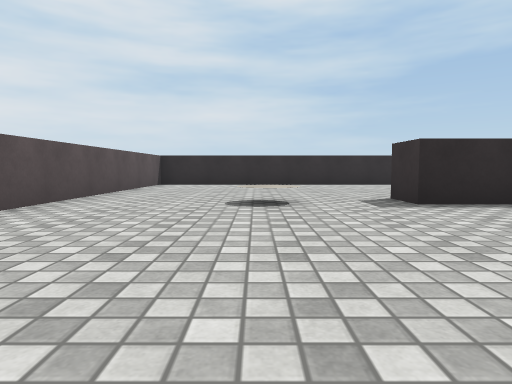
[1] (above)

19 first-person views from a walk through a 3-D level made in the Unity game engine. The camera is 0.53 m above the floor, tilts 4° down and sees 75° across. The floor is counted in squares, 1 m on a side. Each view is taken from the middle of a square. On the plan, view 1 faces up. The plan holds only what a view shows up to about 9 squares ahead; the rest is blank. The place goes on beyond the plan. The player character is not drawn. Surface patterns are stand-ins for the level's own textures.

[2]
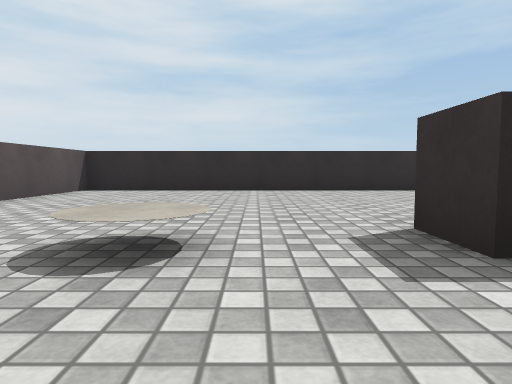

[3]
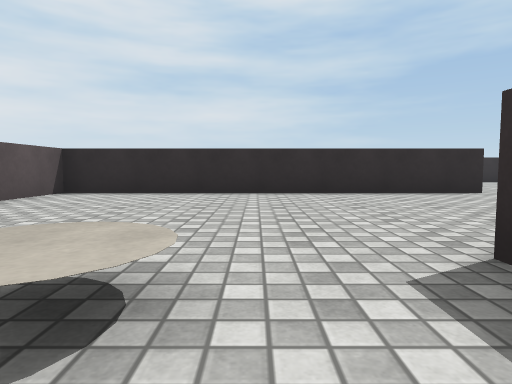

[4]
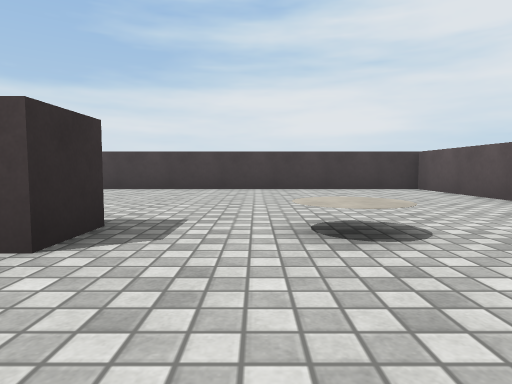

[5]
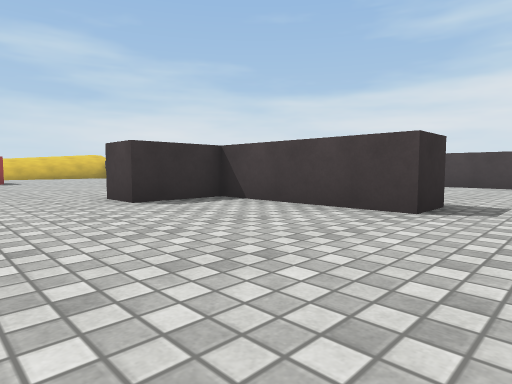

[6]
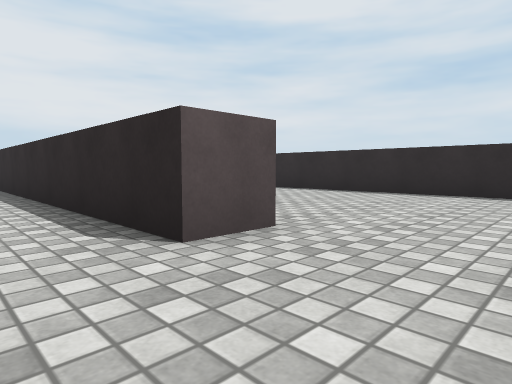

[7]
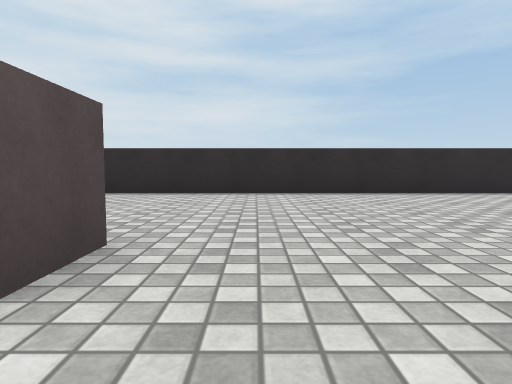

[8]
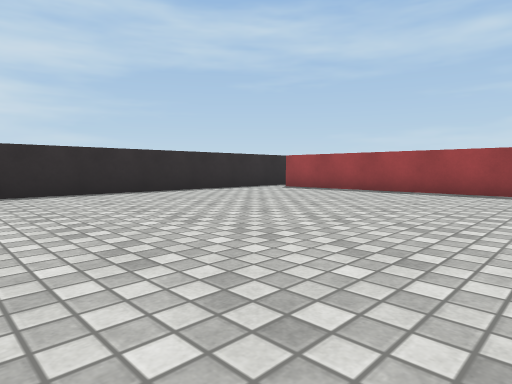

[9]
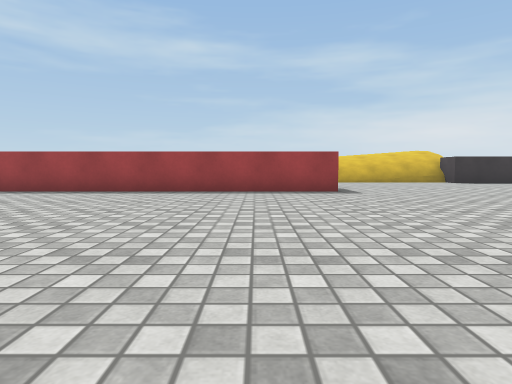

[10]
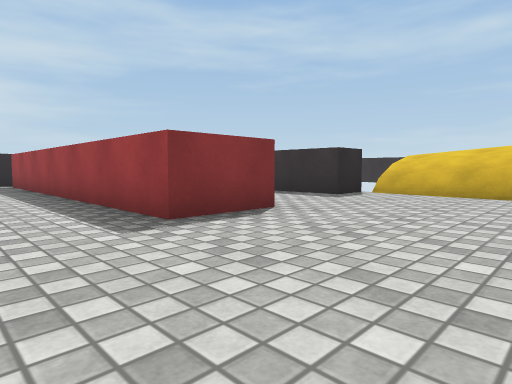

[11]
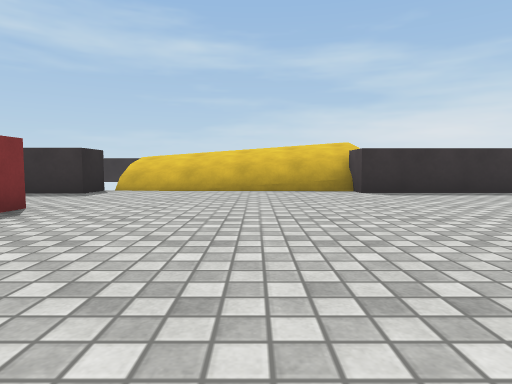

[12]
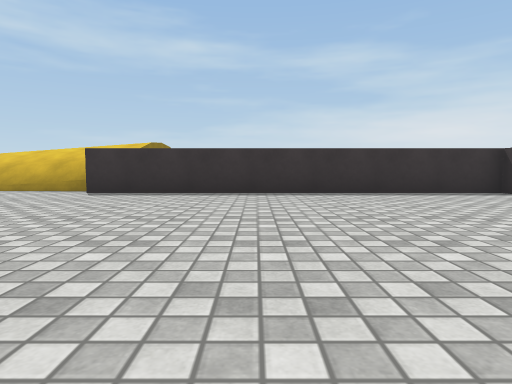

[13]
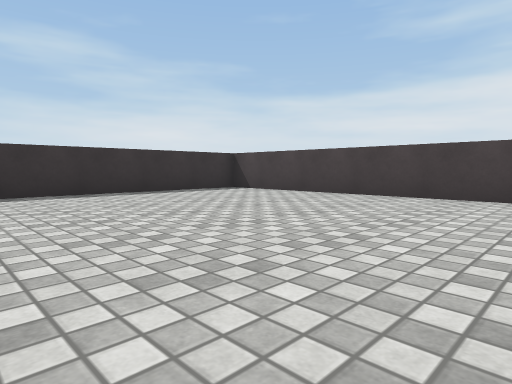

[14]
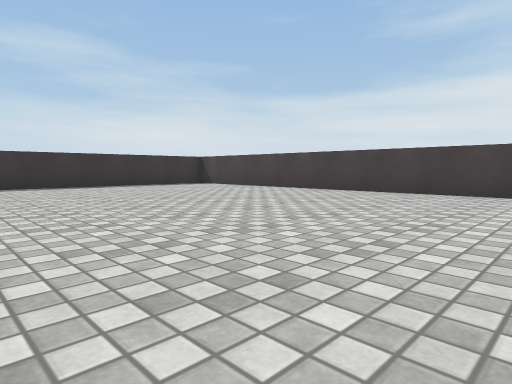

[15]
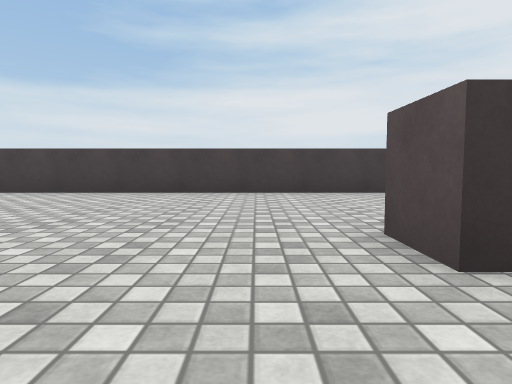

[16]
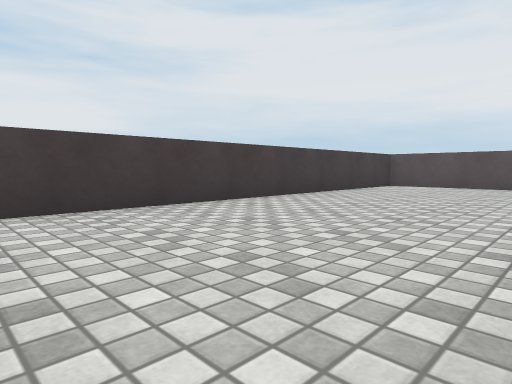

[17]
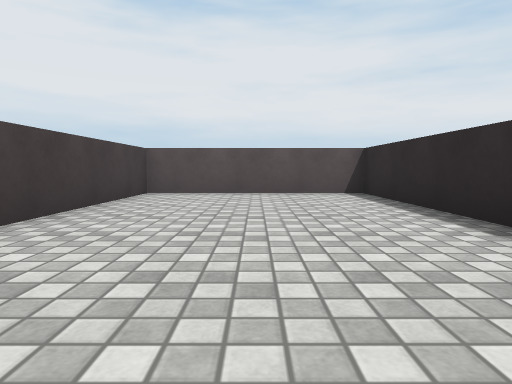

[18]
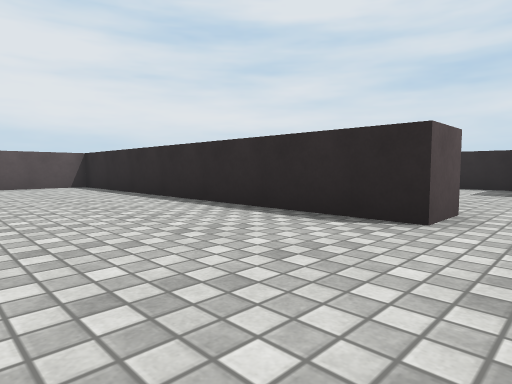

[19]
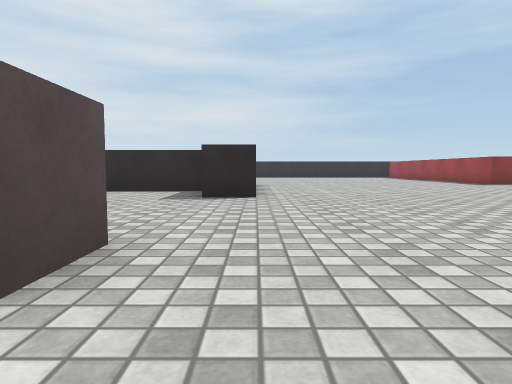

### Floor plan
Key: @ floor where view 1 was taken; # wall or solid block; . floor; / step, stairs or slope; I disc.
Columns run from 4 left of view 1 to 22 right of it. Each row starts with its distance up from view 1.
 18       ############
 17        ..........
 16        ........... #
 15         ...........#
 14         ...........#
 13          ..........#
 12 ##########.........#
 11 #..................#
 10 #..................#  .#
  9 #..................# ..##
  8 #..................##...///
  7 #.........##............///
  6 #......#### ............///
  5 #...I..#### ............//
  4 #.........##............//
  3 #................ ......//
  2 #...............   .....#
  1 #.......................#
  0 #...@...................#
 -1 ##########..............#
 -2 #.......................#
 -3 #.......................#
 -4 #.......................#
 -5 #.......................#
 -6 #.......................#
 -7 #########################

Positions as (right, up) in squares from view 1, and headings:
1: (0, 0), facing up
2: (1, 3), facing up
3: (1, 4), facing up
4: (1, 8), facing down
5: (1, 10), facing down-right
6: (8, 10), facing up-left
7: (7, 10), facing up
8: (7, 10), facing up-right
9: (7, 10), facing right
10: (13, 5), facing up-right
11: (12, 5), facing right
12: (12, -1), facing right
13: (12, 0), facing down-right
14: (9, 1), facing down-right
15: (7, 1), facing down
16: (7, -2), facing down-left
17: (4, -4), facing left
18: (7, -5), facing up-left
19: (7, -3), facing up
